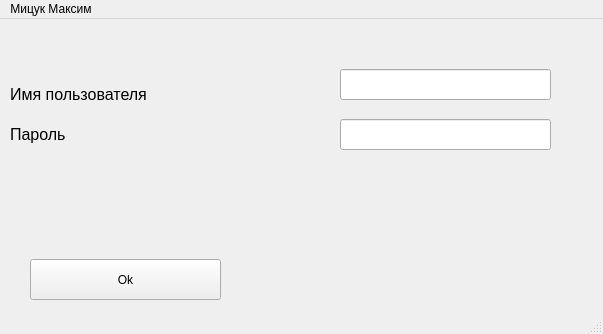
<?xml version="1.0" encoding="UTF-8"?>
<ui version="4.0">
 <class>MainWindow</class>
 <widget class="QMainWindow" name="MainWindow">
  <property name="geometry">
   <rect>
    <x>0</x>
    <y>0</y>
    <width>603</width>
    <height>334</height>
   </rect>
  </property>
  <property name="windowTitle">
   <string>Вход в программу</string>
  </property>
  <widget class="QWidget" name="centralwidget">
   <widget class="QPushButton" name="okButton">
    <property name="geometry">
     <rect>
      <x>30</x>
      <y>240</y>
      <width>191</width>
      <height>41</height>
     </rect>
    </property>
    <property name="text">
     <string>Ok</string>
    </property>
   </widget>
   <widget class="QLabel" name="label">
    <property name="geometry">
     <rect>
      <x>10</x>
      <y>60</y>
      <width>231</width>
      <height>31</height>
     </rect>
    </property>
    <property name="font">
     <font>
      <pointsize>12</pointsize>
     </font>
    </property>
    <property name="text">
     <string>Имя пользователя</string>
    </property>
   </widget>
   <widget class="QLabel" name="label_2">
    <property name="geometry">
     <rect>
      <x>10</x>
      <y>100</y>
      <width>141</width>
      <height>31</height>
     </rect>
    </property>
    <property name="font">
     <font>
      <pointsize>12</pointsize>
     </font>
    </property>
    <property name="text">
     <string>Пароль</string>
    </property>
   </widget>
   <widget class="QLineEdit" name="nameEdit">
    <property name="geometry">
     <rect>
      <x>340</x>
      <y>50</y>
      <width>211</width>
      <height>31</height>
     </rect>
    </property>
    <property name="echoMode">
     <enum>QLineEdit::Normal</enum>
    </property>
   </widget>
   <widget class="QLineEdit" name="passwordEdit">
    <property name="enabled">
     <bool>true</bool>
    </property>
    <property name="geometry">
     <rect>
      <x>340</x>
      <y>100</y>
      <width>211</width>
      <height>31</height>
     </rect>
    </property>
    <property name="inputMask">
     <string/>
    </property>
    <property name="text">
     <string notr="true"/>
    </property>
    <property name="echoMode">
     <enum>QLineEdit::Password</enum>
    </property>
   </widget>
   <widget class="QLabel" name="errorPasswordLabel">
    <property name="geometry">
     <rect>
      <x>70</x>
      <y>160</y>
      <width>451</width>
      <height>31</height>
     </rect>
    </property>
    <property name="text">
     <string/>
    </property>
   </widget>
  </widget>
  <widget class="QMenuBar" name="menubar">
   <property name="geometry">
    <rect>
     <x>0</x>
     <y>0</y>
     <width>603</width>
     <height>18</height>
    </rect>
   </property>
   <widget class="QMenu" name="menu">
    <property name="title">
     <string>Мицук Максим</string>
    </property>
   </widget>
   <addaction name="menu"/>
  </widget>
  <widget class="QStatusBar" name="statusbar"/>
 </widget>
 <resources/>
 <connections/>
</ui>
